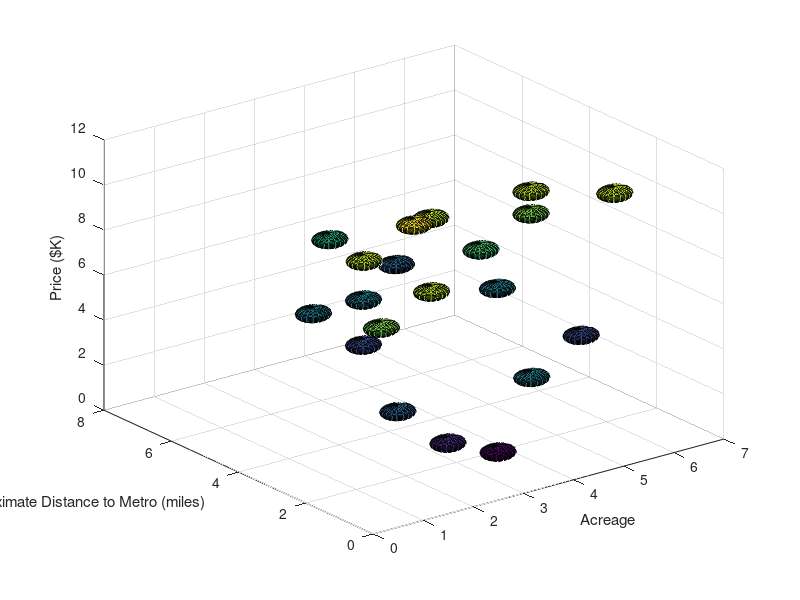

Here is the MATLAB script that generated this plot:
function plotAHouse 
[x1,y1,z1]=sphere;
for i=1:20
    r = 0.3;
    randX = round(6 * rand())+0.5;
    randY = round(7 * rand())+0.5;
    randZ = round(10 * rand())+0.5;
    
    surf(x1*r+randX,y1*r+randY,z1*r+randZ);
    
    %plot3([randX minNode(1)], [randY minNode(2)], [randZ minNode(3)]);
    hold on;
end

xlabel('Acreage');
ylabel('Approximate Distance to Metro (miles)');
zlabel('Price ($K)');

hold off; 
    

% find other nodes 
% plot lines to them

end